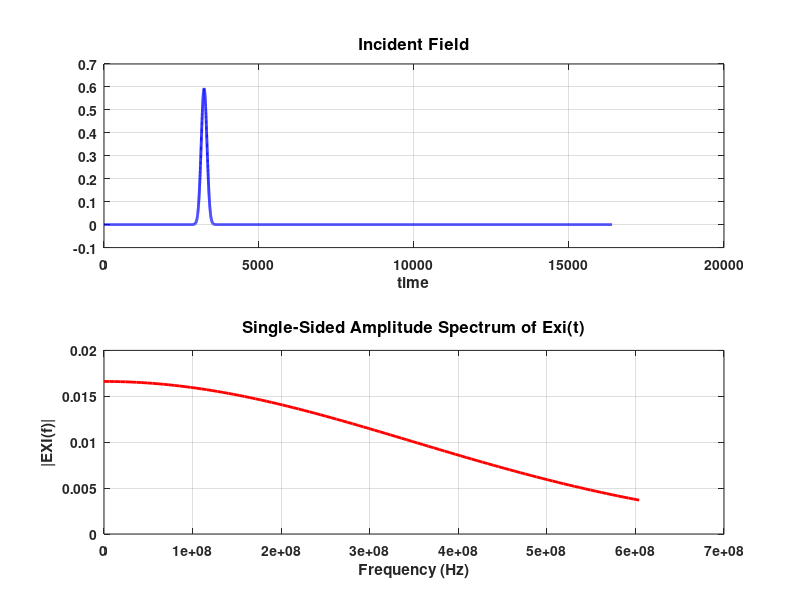
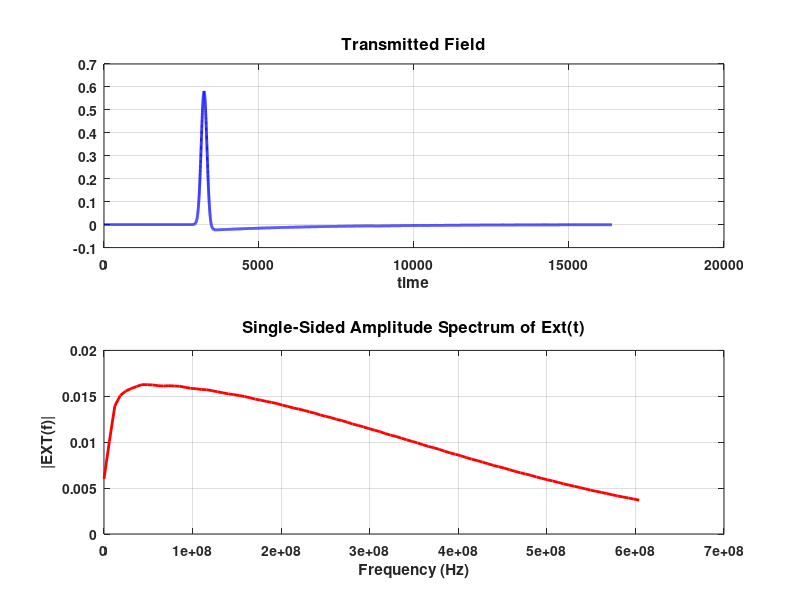
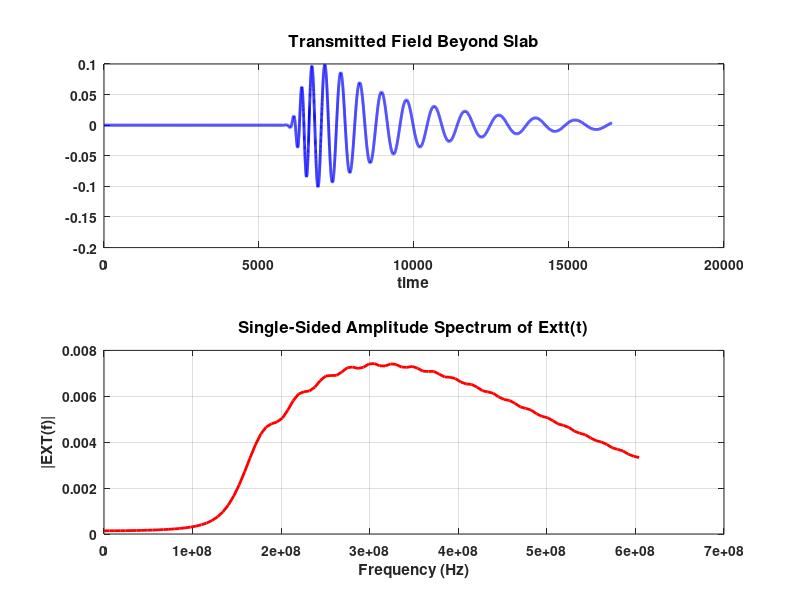
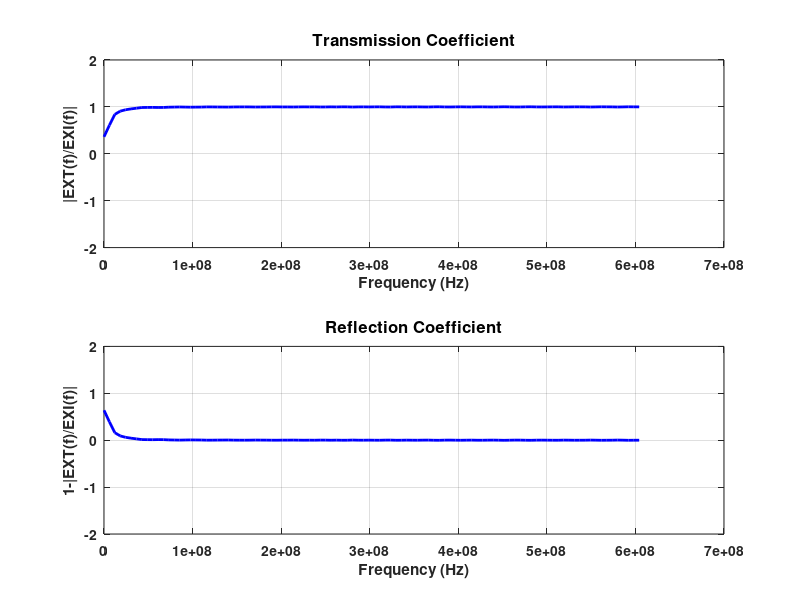

Write the MATLAB code that produced these figures, in order.
clc
clear all

% Simulation parameters.
SIZE = 4*1024; % No. of spatial steps
SlabLeft = round(SIZE/3); % Location of left end of Slab.
SlabRight = round(2*SIZE/3); % Location of right end of Slab
MaxTime = 4*SIZE; % No. of time steps
PulseWidth = round(SIZE/8); % Controls width of Gaussian Pulse
td = PulseWidth; % Temporal delay in pulse.
source = 10; % Location of source
SnapshotInterval = 32; % Amount of time delay between snaps.

% Constants.
c = 3e8;
pi = 3.141592654;
e0 = (1e-9)/(36*pi);
u0 = (1e-7)*4*pi;

dt = 0.5e-11;
dz = 3e-3;
Sc = c * dt/dz

l = PulseWidth*dz;
f = c/l
fmax = 1/(2*dt)
w = 2*pi*f;
k0 = w/c; % Free space wave number.

% Choice of source.
% 1. Gaussian 2. Sine wave 3. Ricker wavelet
SourceChoice = 1;
if SourceChoice == 3
    fp = f; % Peak frequency
    dr = PulseWidth*dt*2; % Delay
end

% Initialization.
Ex = zeros(SIZE, 3); % x-component of E-field
Dx = zeros(SIZE, 3); % x-component of D
Hy = zeros(SIZE, 3); % y-component of H-field
By = zeros(SIZE, 3); % y-component of B

% Incident and Transmitted Fields.
Exi = zeros(MaxTime, 1);
Ext = zeros(MaxTime, 1);
Extt = zeros(MaxTime, 1);
x1 = SlabLeft+1; % Position of observation.

% Refractive Index calculations.
Z1 = SlabLeft + 50;
z1 = Z1*dz;
Z2 = SlabLeft + 60;
z2 = Z2*dz;
Exz1 = zeros(MaxTime, 1);
Exz2 = zeros(MaxTime, 1);

einf = ones(SIZE,1);
einf(SlabLeft:SlabRight) = 1; % einf(Drude) or er in slab.
uinf = ones(SIZE,1);
uinf(SlabLeft:SlabRight) = 1; % uinf(Drude) or ur in slab.
wpesq = zeros(SIZE,1);
wpesq(SlabLeft:SlabRight) = 2*w^2; % DNG(Drude) value of wpe squared in slab.
wpmsq = zeros(SIZE,1);
wpmsq(SlabLeft:SlabRight) = 2*w^2; % DNG(Drude) value of wpm squared in slab.
ge = zeros(SIZE,1);
ge(SlabLeft:SlabRight) = w/32; % Electric collision frequency in slab.
gm = zeros(SIZE,1);
gm(SlabLeft:SlabRight) = w/32; % Magnetic collision frequency in slab.

a0 = (4*dt^2)./(e0*(4*einf+dt^2*wpesq+2*dt*einf.*ge));
a = (1/dt^2)*a0;
b = (1/(2*dt))*ge.*a0;
c = (e0/dt^2)*einf.*a0;
d = (-1*e0/4).*wpesq.*a0;
e = (1/(2*dt))*e0*einf.*ge.*a0;
am0 = (4*dt^2)./(u0*(4*uinf+dt^2*wpmsq+2*dt*uinf.*gm));
am = (1/dt^2)*am0;
bm = (1/(2*dt))*gm.*am0;
cm = (u0/dt^2)*uinf.*am0;
dm = (-1*u0/4).*wpmsq.*am0;
em = (1/(2*dt))*u0*uinf.*gm.*am0;

ExSnapshots = zeros(SIZE, MaxTime/SnapshotInterval); % Data for plotting.
frame = 1;

n1 = 1;
n2 = 2;
linecount = 0;
% Outer loop for time-stepping.
tic
% Test loop for incident field in free space.
for q = 0:MaxTime
    % Calculation of Hy using update difference equation for Hy. This is time step q.
    Hy(1:SIZE-1,n2) = Hy(1:SIZE-1,n1) + ( ( Ex(1:SIZE-1,n1) - Ex(2:SIZE,n1) ) * dt/(u0*dz) );
        
    % ABC for H at SIZE.
    Hy(SIZE,n2) = Hy(SIZE-1,n1) + (Sc-1)/(Sc+1)*(Hy(SIZE-1,n2) - Hy(SIZE,n1) );
 
    % Calculation of Ex using updated difference equation for Ex. This is time step q+1/2.
    Ex(2:SIZE,n2) = Ex(2:SIZE, n1) + ( dt/(e0*dz)*(Hy(1:SIZE-1, n2) - Hy(2:SIZE, n2)) );
    
    % ABC for E at 1.
    Ex(1,n2) = Ex(2,n1) + (Sc-1)/(Sc+1)*(Ex(2,n2) - Ex(2,n1));
    
    % Source.
    if SourceChoice == 1
    Ex(source,n2) = Ex(source,n2) + exp( -1*((q-td)/(PulseWidth/4))^2 ) * Sc;
    elseif SourceChoice == 2
    Ex(source,n2) = Ex(source,n2) + sin(2*pi*f*(q)*dt) * Sc;
    elseif SourceChoice == 3
    Ex(source,n2) = Ex(source,n2) + (1-2*(pi*fp*(q*dt-dr))^2)*exp(-1*(pi*fp*(q*dt-dr))^2) * Sc;
    end
    
    Exi(q+1) = Ex(x1,n2); % Incident field is left of slab.
    
    temp = n1;
    n1 = n2;
    n2 = temp;
end
% Reinitialization of fields for actual simulation.
Ex = zeros(SIZE, 3); % x-component of E-field
Hy = zeros(SIZE, 3); % y-component of H-field
% Actual simulation with scatterer.
fprintf ( 1, 'Simulation started... \n');
for q = 0:MaxTime
    
    % Progress indicator.
    fprintf(1, repmat('\b',1,linecount));
    linecount = fprintf(1, '%g %%', (q*100)/MaxTime );
    
    % Storing past fields.
    Ex(:,3) = Ex(:,n2);
    Dx(:,3) = Dx(:,n2);
    Hy(:,3) = Hy(:,n2);
    By(:,3) = By(:,n2);
    
    % Calculation of Hy using update difference equation for Hy. This is time step q.
    By(1:SIZE-1,n2) = By(1:SIZE-1,n1) + ( ( Ex(1:SIZE-1,n1) - Ex(2:SIZE,n1) ) * dt/(dz) );
    Hy(:,n2) = am.*(By(:,n2)-2*By(:,n1)+By(:,3))+bm.*(By(:,n2)-By(:,3))+cm.*(2*Hy(:,n1)-Hy(:,3))+dm.*(2*Hy(:,n1)+Hy(:,3))+em.*(Hy(:,3));
    
    % ABC for H at SIZE.
    Hy(SIZE,n2) = Hy(SIZE-1,n1) + (Sc-1)/(Sc+1)*(Hy(SIZE-1,n2) - Hy(SIZE,n1) );
    By(SIZE,n2) = u0*Hy(SIZE,n2);

    % Calculation of Ex using updated difference equation for Ex. This is time step q+1/2.
    Dx(2:SIZE,n2) = Dx(2:SIZE, n1) + ( dt/(dz)*(Hy(1:SIZE-1, n2) - Hy(2:SIZE, n2)) );
    Ex(:,n2) = a.*(Dx(:,n2)-2*Dx(:,n1)+Dx(:,3))+b.*(Dx(:,n2)-Dx(:,3))+c.*(2*Ex(:,n1)-Ex(:,3))+d.*(2*Ex(:,n1)+Ex(:,3))+e.*(Ex(:,3));
    
    % ABC for E at 1.
    Ex(1,n2) = Ex(2,n1) + (Sc-1)/(Sc+1)*(Ex(2,n2) - Ex(2,n1));
    Dx(1,n2) = e0*Ex(1,n2);
    
    % Source.
    if SourceChoice == 1
    Ex(source,n2) = Ex(source,n2) + exp( -1*((q-td)/(PulseWidth/4))^2 ) * Sc;
    elseif SourceChoice == 2
    Ex(source,n2) = Ex(source,n2) + sin(2*pi*f*(q)*dt) * Sc;
    elseif SourceChoice == 3
    Ex(source,n2) = Ex(source,n2) + (1-2*(pi*fp*(q*dt-dr))^2)*exp(-1*(pi*fp*(q*dt-dr))^2) * Sc;
    end
    Dx(source,n2) = e0*Ex(source,n2);

    if mod(q,SnapshotInterval) == 0
        ExSnapshots(:,frame) = Ex(:,n2);
        frame=frame+1;
    end
    
    Ext(q+1) = Ex(x1,n2);
    Extt(q+1) = Ex(SlabRight+10,n2);
    
    % Fields for calculation of refractive index.
    Exz1(q+1) = Ex(Z1, n2);
    Exz2(q+1) = Ex(Z2, n2);
    
    temp = n1;
    n1 = n2;
    n2 = temp;
end
fprintf ( 1, '\nSimulation complete! \n');
toc
% Postprocessing.
Fs = 1/dt;                    % Sampling frequency
T = dt;                       % Sample time
L = length(Exi);              % Length of signal
t = (0:L-1)*T;                % Time vector
fspan = 100;                  % Points to plot in frequency domain

figure(1)
subplot(211)
plot(Fs*t, Exi, 'LineWidth', 2.0, 'Color', 'b')
set(gca, 'FontSize', 10, 'FontWeight', 'b')
title('Incident Field', 'FontSize', 12, 'FontWeight', 'b')
xlabel('time', 'FontSize', 11, 'FontWeight', 'b')
grid on
figure(2)
subplot(211)
plot(Fs*t, Ext, 'LineWidth', 2.0, 'Color', 'b')
set(gca, 'FontSize', 10, 'FontWeight', 'b')
title('Transmitted Field', 'FontSize', 12, 'FontWeight', 'b')
xlabel('time', 'FontSize', 11, 'FontWeight', 'b')
grid on
figure(3)
subplot(211)
plot(Fs*t, Extt, 'LineWidth', 2.0, 'Color', 'b')
set(gca, 'FontSize', 10, 'FontWeight', 'b')
title('Transmitted Field Beyond Slab', 'FontSize', 12, 'FontWeight', 'b')
xlabel('time', 'FontSize', 11, 'FontWeight', 'b')
grid on

NFFT = 2^nextpow2(L); % Next power of 2 from length of Exi
% Incident and Transmitted fields.
EXI = fft(Exi,NFFT)/L;
EXT = fft(Ext,NFFT)/L;
EXTT = fft(Extt,NFFT)/L;
% Refractive index calculations.
EXZ1 = fft(Exz1,NFFT)/L;
EXZ2 = fft(Exz2,NFFT)/L;
f = Fs/2*linspace(0,1,NFFT/2+1);

% Plot single-sided amplitude spectrum.
figure(1)
subplot(212)
EXIp = 2*abs(EXI(1:NFFT/2+1));
plot(f(1:fspan), EXIp(1:fspan), 'LineWidth', 2.0, 'Color', 'r')
set(gca, 'FontSize', 10, 'FontWeight', 'b')
title('Single-Sided Amplitude Spectrum of Exi(t)', 'FontSize', 12, 'FontWeight', 'b')
xlabel('Frequency (Hz)', 'FontSize', 11, 'FontWeight', 'b')
ylabel('|EXI(f)|', 'FontSize', 11, 'FontWeight', 'b')
grid on
figure(2)
subplot(212)
EXTp = 2*abs(EXT(1:NFFT/2+1));
plot(f(1:fspan), EXTp(1:fspan), 'LineWidth', 2.0, 'Color', 'r')
set(gca, 'FontSize', 10, 'FontWeight', 'b')
title('Single-Sided Amplitude Spectrum of Ext(t)', 'FontSize', 12, 'FontWeight', 'b')
xlabel('Frequency (Hz)', 'FontSize', 11, 'FontWeight', 'b')
ylabel('|EXT(f)|', 'FontSize', 11, 'FontWeight', 'b')
grid on
figure(3)
subplot(212)
EXTTp = 2*abs(EXTT(1:NFFT/2+1));
plot(f(1:fspan), EXTTp(1:fspan), 'LineWidth', 2.0, 'Color', 'r')
set(gca, 'FontSize', 10, 'FontWeight', 'b')
title('Single-Sided Amplitude Spectrum of Extt(t)', 'FontSize', 12, 'FontWeight', 'b')
xlabel('Frequency (Hz)', 'FontSize', 11, 'FontWeight', 'b')
ylabel('|EXT(f)|', 'FontSize', 11, 'FontWeight', 'b')
grid on

% Transmission Coefficient.
figure(4)
subplot(211)
TAU = abs(EXT(1:NFFT/2+1)./EXI(1:NFFT/2+1));
plot(f(1:fspan), TAU(1:fspan), 'LineWidth', 2.0, 'Color', 'b')
set(gca, 'FontSize', 10, 'FontWeight', 'b')
title('Transmission Coefficient', 'FontSize', 12, 'FontWeight', 'b')
xlabel('Frequency (Hz)', 'FontSize', 11, 'FontWeight', 'b')
ylabel('|EXT(f)/EXI(f)|', 'FontSize', 11, 'FontWeight', 'b')
axis([-1 1 -2 2])
axis 'auto x'
grid on
subplot(212)
plot(f(1:fspan), 1-TAU(1:fspan), 'LineWidth', 2.0, 'Color', 'b')
set(gca, 'FontSize', 10, 'FontWeight', 'b')
title('Reflection Coefficient', 'FontSize', 12, 'FontWeight', 'b')
xlabel('Frequency (Hz)', 'FontSize', 11, 'FontWeight', 'b')
ylabel('1-|EXT(f)/EXI(f)|', 'FontSize', 11, 'FontWeight', 'b')
axis([-1 1 -2 2])
axis 'auto x'
grid on

% Refractive Index calculations.
nFDTD = (1/(1i*k0*(z1-z2))).*log(EXZ2(1:NFFT/2+1)./EXZ1(1:NFFT/2+1));
figure(5)
subplot(211)
plot(f(1:fspan), real(nFDTD(1:fspan)), 'LineWidth', 2.0, 'Color', 'b');
set(gca, 'FontSize', 10, 'FontWeight', 'b')
title('Refractive index re(n)', 'FontSize', 12, 'FontWeight', 'b')
xlabel('Frequency (Hz)', 'FontSize', 11)
ylabel('re(n)', 'FontSize', 11)
grid on
subplot(212)
plot(f(1:fspan), imag(nFDTD(1:fspan)), 'LineWidth', 2.0, 'Color', 'r');
set(gca, 'FontSize', 10, 'FontWeight', 'b')
title('Refractive index im(n)', 'FontSize', 12, 'FontWeight', 'b')
xlabel('Frequency (Hz)', 'FontSize', 11, 'FontWeight', 'b')
ylabel('im(n)', 'FontSize', 11, 'FontWeight', 'b')
grid on

% Simulation animation.
for i=1:frame-1
    figure (6)
    % Scatterer boundaries.
    hold off
    plot([SlabLeft SlabLeft], [-1 1], 'Color', 'r');
    hold on
    plot([SlabRight SlabRight], [-1 1], 'Color', 'r');
    plot(ExSnapshots(:,i), 'LineWidth', 2.0, 'Color', 'b');
    set(gca, 'FontSize', 10, 'FontWeight', 'b')
    axis([0 SIZE -1 1])
    title('Time Domain Simulation', 'FontSize', 12, 'FontWeight', 'b')
    xlabel('Spatial step (k)', 'FontSize', 11, 'FontWeight', 'b')
    ylabel('Electric field (Ex)', 'FontSize', 11, 'FontWeight', 'b')
    grid on
end
